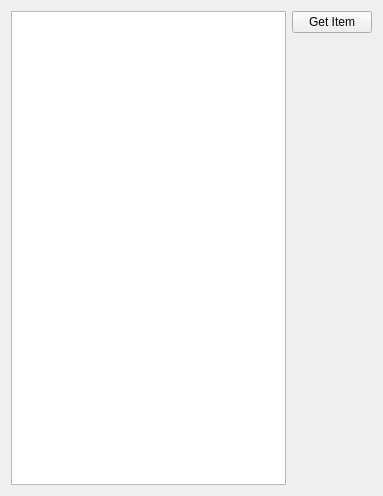
<?xml version="1.0" encoding="UTF-8"?>
<ui version="4.0">
 <class>Widget</class>
 <widget class="QWidget" name="Widget">
  <property name="geometry">
   <rect>
    <x>0</x>
    <y>0</y>
    <width>383</width>
    <height>496</height>
   </rect>
  </property>
  <property name="windowTitle">
   <string>Widget</string>
  </property>
  <layout class="QHBoxLayout" name="horizontalLayout">
   <item>
    <widget class="QListWidget" name="listWidget"/>
   </item>
   <item>
    <layout class="QVBoxLayout" name="verticalLayout">
     <item>
      <widget class="QPushButton" name="pushButton">
       <property name="text">
        <string>Get Item</string>
       </property>
      </widget>
     </item>
     <item>
      <spacer name="verticalSpacer">
       <property name="orientation">
        <enum>Qt::Orientation::Vertical</enum>
       </property>
       <property name="sizeHint" stdset="0">
        <size>
         <width>20</width>
         <height>40</height>
        </size>
       </property>
      </spacer>
     </item>
    </layout>
   </item>
  </layout>
 </widget>
 <resources/>
 <connections/>
</ui>
